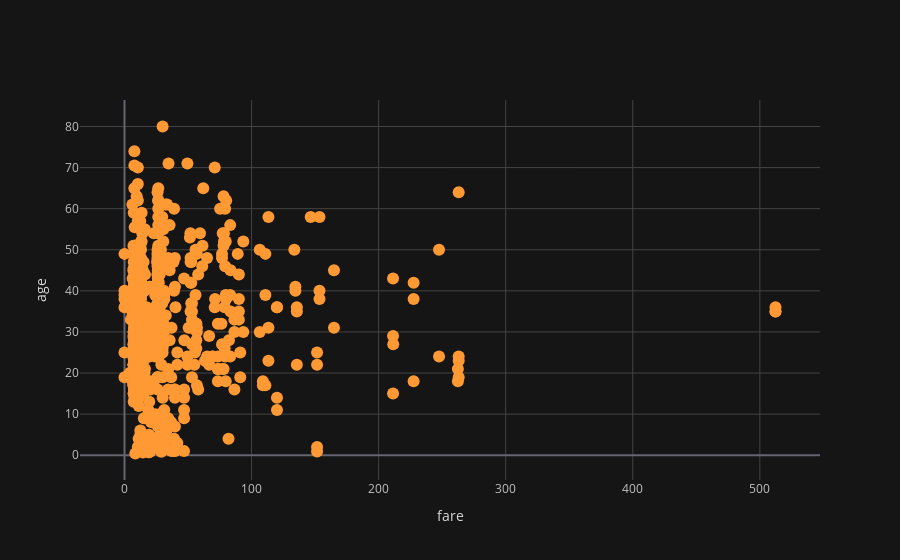

Notebook code for this chart:
### Code cell
cf.set_config_file(theme='solar')
df2.iplot(x = 'fare' , y = 'age',kind = 'scatter' ,mode = 'markers',xTitle= 'fare' , yTitle = 'age')

### Figure 1 — Plotly figure (JSON) as saved in the notebook; plotly's stock layout.template omitted (floating-point values rounded to 4 significant figures; data arrays with more than 128 entries replaced by an {"elided": "..."} marker saying what was removed)
{"data": [{"line": {"color": "rgba(255, 153, 51, 1.0)", "dash": "solid", "shape": "linear", "width": 1.3}, "marker": {"size": 12, "symbol": "circle"}, "mode": "markers", "name": "age", "text": "", "type": "scatter", "x": {"elided": "891 float values"}, "y": {"elided": "891 mixed values"}}], "layout": {"legend": {"bgcolor": "#151516", "font": {"color": "#D9D9D9"}}, "paper_bgcolor": "#151516", "plot_bgcolor": "#151516", "title": {"font": {"color": "#D9D9D9"}}, "xaxis": {"gridcolor": "#434343", "showgrid": true, "tickfont": {"color": "#C2C2C2"}, "title": {"font": {"color": "#D9D9D9"}, "text": "fare"}, "zerolinecolor": "#666570"}, "yaxis": {"gridcolor": "#434343", "showgrid": true, "tickfont": {"color": "#C2C2C2"}, "title": {"font": {"color": "#D9D9D9"}, "text": "age"}, "zerolinecolor": "#666570"}}}
